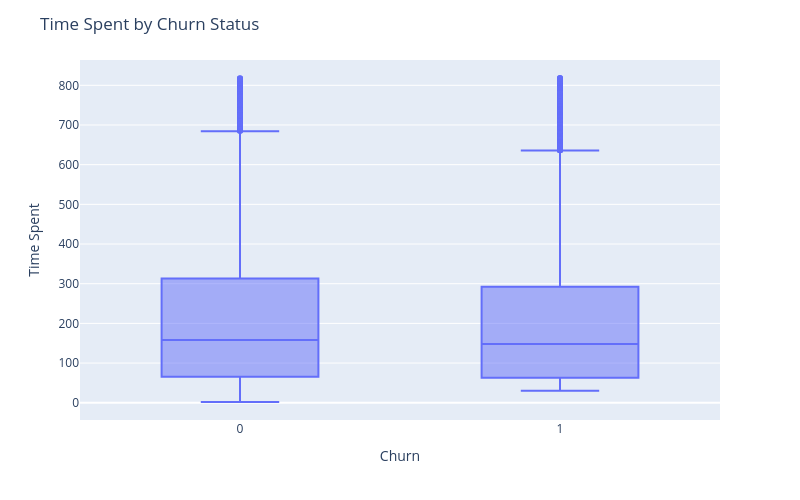

The cell this chart's notebook holds for it:
### Code cell
fig = px.box(
    df,
    x='churn',
    y='time_spent',
    width=800,   
    height=500   
)

fig.update_layout(
    title='Time Spent by Churn Status',
    xaxis_title='Churn',
    yaxis_title='Time Spent'
)

fig.show()

### Figure 1 — Plotly figure (JSON) as saved in the notebook; plotly's stock layout.template omitted (floating-point values rounded to 4 significant figures; data arrays with more than 128 entries replaced by an {"elided": "..."} marker saying what was removed)
{"data": [{"alignmentgroup": "True", "hovertemplate": "churn=%{x}<br>time_spent=%{y}<extra></extra>", "legendgroup": "", "marker": {"color": "#636efa"}, "name": "", "notched": false, "offsetgroup": "", "orientation": "v", "showlegend": false, "type": "box", "x": {"elided": "14372 int values"}, "x0": " ", "xaxis": "x", "y": {"elided": "14372 float values"}, "y0": " ", "yaxis": "y"}], "layout": {"boxmode": "group", "height": 500, "legend": {"tracegroupgap": 0}, "margin": {"t": 60}, "title": {"text": "Time Spent by Churn Status"}, "width": 800, "xaxis": {"anchor": "y", "domain": [0, 1], "title": {"text": "Churn"}}, "yaxis": {"anchor": "x", "domain": [0, 1], "title": {"text": "Time Spent"}}}}
